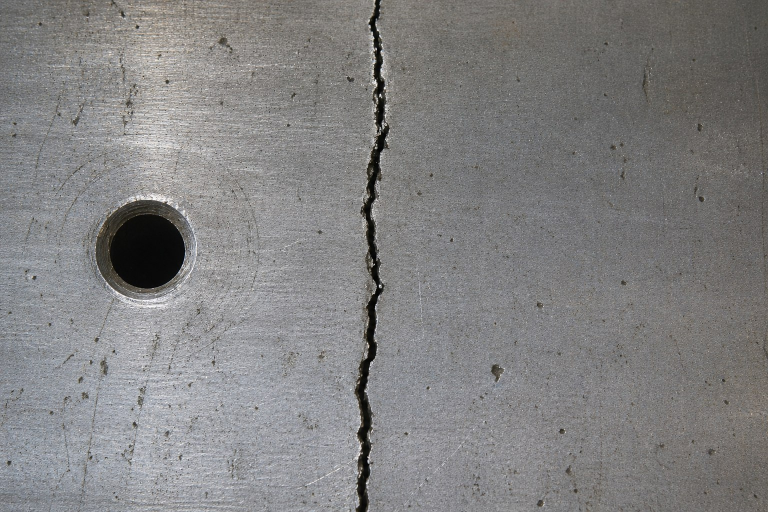
#> input picture Week 14/image8.jpg, 1536 x 1024 px, found by its file name (shown at 1/2 size)
$ jupyter execute crack_detection.ipynb
#> lines starting #> are read from the running program, lines starting #| are printed output that depends on the picture; after the words box and inside, x2 and y2 are one past the last pixel; in counts of white or black regions, pixels touching at a corner belong together
# 🔍 Industrial Crack Detection Pipeline
**Goal:** Detect only **cracks** in surface images using classical computer vision.

**Pipeline:**
`Original → Grayscale → Contrast Enhancement → Denoising → Edge Detection → Thresholding → Crack Mask → Final Result`

[cell 1]
# Install required libraries (run once)
# !pip install opencv-python-headless matplotlib numpy scikit-image

[cell 2]
import cv2
import numpy as np
import matplotlib.pyplot as plt
import matplotlib.patches as mpatches
from skimage import morphology, measure
from skimage.morphology import skeletonize
import warnings
warnings.filterwarnings('ignore')

print('✅ Libraries loaded successfully!')

## Step 1 — Load Image
Replace `image_path` with your own image. A synthetic concrete surface with a crack is generated if no image is provided.

[cell 3]
# ─── CONFIG ──────────────────────────────────────────────────────────
image_path = '/Users/macstore.uz/Week 14/image8.jpg'          # Set to your image path, e.g. 'surface.jpg'
                           # If None → synthetic demo image is generated
# ─────────────────────────────────────────────────────────────────────

# [22 lines left out: function generate_synthetic_surface, not called in this run]

if image_path:
    original = cv2.imread(image_path)
#> original is the input picture: shape (1024, 1536, 3); mean B, G, R 129.1, 129, 129.6
    if original is None:
        raise FileNotFoundError(f'Could not load image: {image_path}')
    print(f'✅ Loaded image: {image_path}  shape={original.shape}')
#| ✅ Loaded image: /Users/macstore.uz/Week 14/image8.jpg  shape=(1024, 1536, 3)
else:
    original = generate_synthetic_surface()
    print('✅ Synthetic demo surface generated  shape=', original.shape)

plt.figure(figsize=(4, 5))
plt.imshow(cv2.cvtColor(original, cv2.COLOR_BGR2RGB))
plt.title('1. Original Image', fontsize=13, fontweight='bold')
plt.axis('off')
plt.tight_layout()
plt.show()

## Steps 2–4 — Grayscale → Contrast Enhancement → Denoising

[cell 4]
# 2. Grayscale
gray = cv2.cvtColor(original, cv2.COLOR_BGR2GRAY)

# 3. Contrast Enhancement — CLAHE (better than plain histogram equalization)
clahe = cv2.createCLAHE(clipLimit=2.5, tileGridSize=(8, 8))
contrast = clahe.apply(gray)
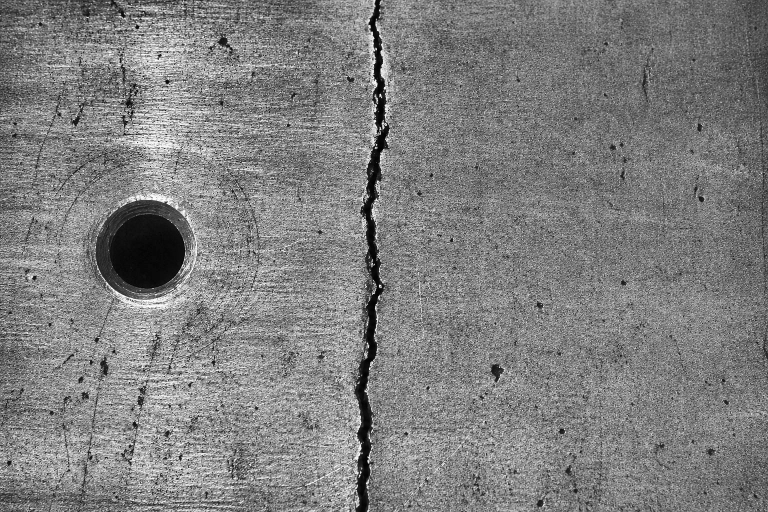
#> contrast: shape (1024, 1536) (shown at 1/2 size); min 0, max 255, mean 127.1

# 4. Denoising — Non-local means
denoised = cv2.fastNlMeansDenoising(contrast, h=7, templateWindowSize=7, searchWindowSize=21)

fig, axes = plt.subplots(1, 3, figsize=(12, 4))
titles = ['2. Grayscale', '3. Contrast Enhanced (CLAHE)', '4. Denoised']
imgs   = [gray, contrast, denoised]
for ax, img, title in zip(axes, imgs, titles):
    ax.imshow(img, cmap='gray')
    ax.set_title(title, fontsize=11, fontweight='bold')
    ax.axis('off')
#> this loop made 3 passes
#> title on passes 1 to 3: '2. Grayscale', '3. Contrast Enhanced (CLAHE)', '4. Denoised'
plt.tight_layout()
plt.show()

## Steps 5–6 — Edge Detection → Thresholding

[cell 5]
# 5. Canny Edge Detection
edges = cv2.Canny(denoised, threshold1=30, threshold2=100, apertureSize=3, L2gradient=True)
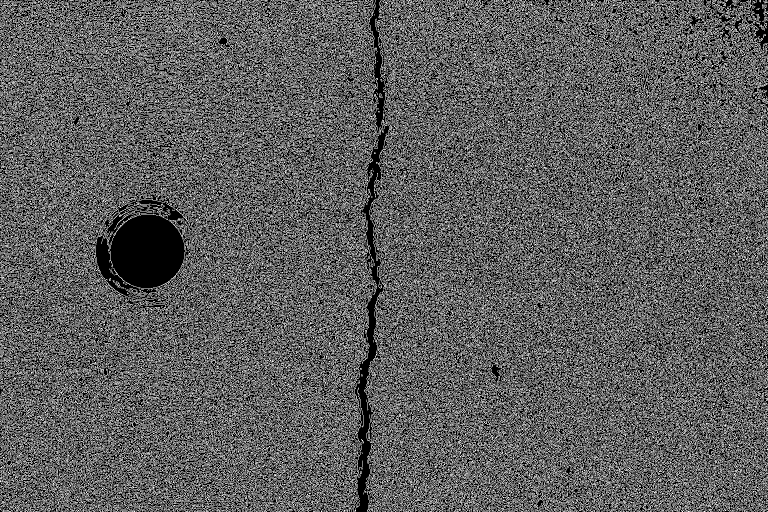
#> edges: shape (1024, 1536) (shown at 1/2 size); 36.8% white in thin lines or dots

# 6. Adaptive Thresholding (highlights dark crack pixels against lighter background)
thresh = cv2.adaptiveThreshold(
    denoised, 255,
    cv2.ADAPTIVE_THRESH_GAUSSIAN_C,
    cv2.THRESH_BINARY_INV,
    blockSize=15, C=4
)
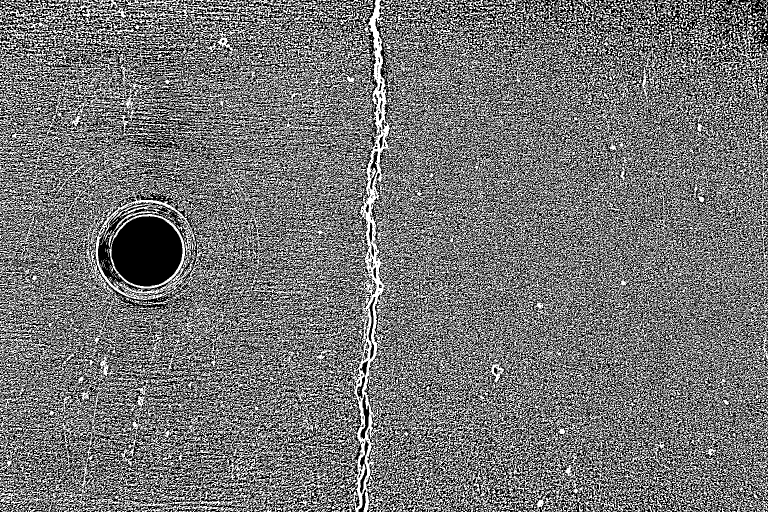
#> thresh: shape (1024, 1536) (shown at 1/2 size); 45.7% white in thin lines or dots

fig, axes = plt.subplots(1, 2, figsize=(10, 4))
axes[0].imshow(edges, cmap='gray');  axes[0].set_title('5. Edge Detection (Canny)', fontsize=11, fontweight='bold'); axes[0].axis('off')
axes[1].imshow(thresh, cmap='gray'); axes[1].set_title('6. Thresholded Image',        fontsize=11, fontweight='bold'); axes[1].axis('off')
plt.tight_layout()
plt.show()

## Step 7 — Crack Mask (Morphological Filtering)
We keep only **elongated, thin structures** (cracks) and discard blobs (holes, dust spots).

[cell 6]
# Detect the actual crack as the longest thin dark structure.
# This avoids marking surface texture/noise and keeps the final output crack-only.
blurred = cv2.GaussianBlur(denoised, (5, 5), 0)
dark_threshold = np.percentile(blurred, 10)
#> dark_threshold = 94
dark_mask = (blurred <= dark_threshold).astype(np.uint8) * 255
#> dark_mask: shape (1024, 1536); 10.4% white; 7657 white regions (6727 under 20 px), largest, box (x1, y1, x2, y2) and area: (191, 401, 379, 597) 27698, (706, 0, 780, 1024) 20542, (1406, 0, 1536, 296) 15524

# Connect the broken parts of the crack, then remove very small dots.
kernel_close = cv2.getStructuringElement(cv2.MORPH_RECT, (3, 7))
dark_mask = cv2.morphologyEx(dark_mask, cv2.MORPH_CLOSE, kernel_close, iterations=2)
#> dark_mask: shape (1024, 1536); 19.3% white; 2910 white regions (2300 under 20 px), largest, box (x1, y1, x2, y2) and area: (1223, 0, 1536, 768) 63113, (0, 0, 390, 433) 33982, (169, 401, 381, 597) 30260
dark_mask = morphology.remove_small_objects(dark_mask.astype(bool), min_size=80).astype(np.uint8) * 255
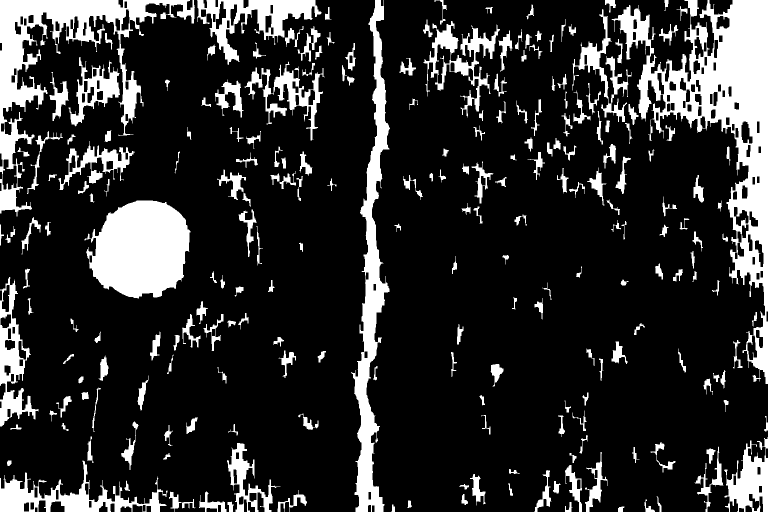
#> dark_mask: shape (1024, 1536) (shown at 1/2 size); 17.7% white; 232 white regions, largest, box (x1, y1, x2, y2) and area: (1223, 0, 1536, 768) 63113, (0, 0, 390, 433) 33966, (169, 401, 381, 597) 30260

labels = measure.label(dark_mask > 0)
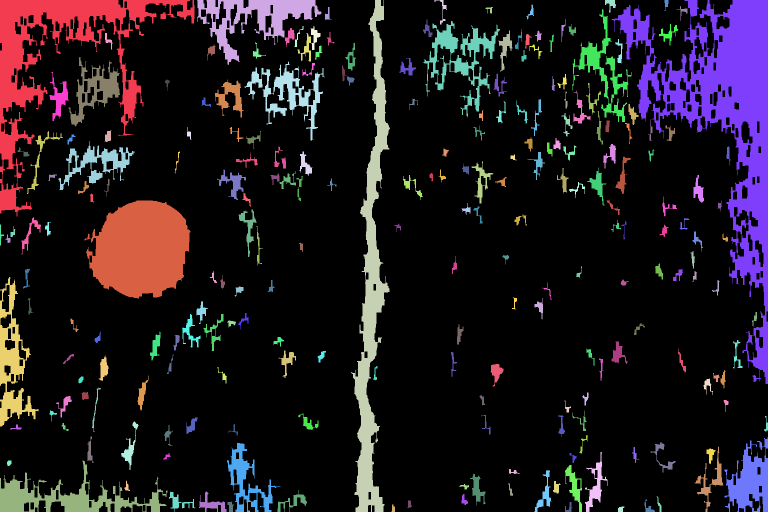
#> labels: shape (1024, 1536) int32 (shown at 1/2 size); 233 distinct labels, from 0 to 232; one colour per label, 0 black
crack_mask = np.zeros_like(dark_mask, dtype=np.uint8)
height, width = dark_mask.shape
image_area = height * width

best_label = None
best_score = 0

for region in measure.regionprops(labels):
    minr, minc, maxr, maxc = region.bbox
    bbox_h = maxr - minr
    bbox_w = maxc - minc
    bbox_area = bbox_h * bbox_w

    if region.area < 80 or region.minor_axis_length == 0:
        continue

    aspect_ratio = region.major_axis_length / max(region.minor_axis_length, 1e-6)
    bbox_long_side = max(bbox_h, bbox_w)
    bbox_short_side = max(min(bbox_h, bbox_w), 1)
    bbox_ratio = bbox_long_side / bbox_short_side

    is_long_thin_dark_crack = (
        region.eccentricity > 0.92 and
        aspect_ratio > 3.0 and
        bbox_ratio > 4.0 and
        bbox_long_side > min(height, width) * 0.25 and
        bbox_area < image_area * 0.12
    )

    if is_long_thin_dark_crack:
        score = region.major_axis_length * aspect_ratio * (1.0 - min(region.solidity, 0.95))
        if score > best_score:
            best_score = score
            best_label = region.label
#> this loop made 232 passes
#> (minr, minc, maxr, maxc, bbox_h, bbox_w, bbox_area, aspect_ratio) on pass 3: (0, 702, 1024, 780, 1024, 78, 79872, 25.62)

# If the strict detector misses, fall back to the previous edge/threshold logic.
if best_label is not None:
    crack_mask[labels == best_label] = 255
else:
    combined = cv2.bitwise_or(thresh, edges)
    closed = cv2.morphologyEx(combined, cv2.MORPH_CLOSE, cv2.getStructuringElement(cv2.MORPH_RECT, (3, 3)), iterations=2)
    cleaned = morphology.remove_small_objects(closed.astype(bool), min_size=35).astype(np.uint8) * 255
    labels = measure.label(cleaned > 0)

    for region in measure.regionprops(labels):
        if region.area < 35 or region.minor_axis_length == 0:
            continue
        aspect_ratio = region.major_axis_length / max(region.minor_axis_length, 1e-6)
        if aspect_ratio > 3.0 and region.eccentricity > 0.90 and region.solidity < 0.90:
            crack_mask[labels == region.label] = 255

# Convert detected crack area into a centerline, then dilate it only for visibility.
# This makes the final output a RED LINE instead of a filled red blob.
crack_skeleton = skeletonize(crack_mask > 0).astype(np.uint8) * 255
line_kernel = cv2.getStructuringElement(cv2.MORPH_ELLIPSE, (5, 5))
crack_line = cv2.dilate(crack_skeleton, line_kernel, iterations=1)

plt.figure(figsize=(4, 5))
plt.imshow(crack_line, cmap='gray')
plt.title('7. Crack Line Only', fontsize=13, fontweight='bold')
plt.axis('off')
plt.tight_layout()
plt.show()
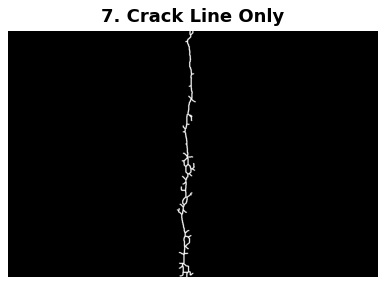
#> figure drawn by matplotlib, 1 panel

crack_pixel_count = np.sum(crack_line > 0)
print(f'Crack line pixels detected: {crack_pixel_count}')

## Step 8 — Final Result: Crack Highlighted

[cell 7]
# Draw ONLY the crack centerline in red on top of the original image
result = original.copy()
result[crack_line > 0] = [0, 0, 255]   # BGR red
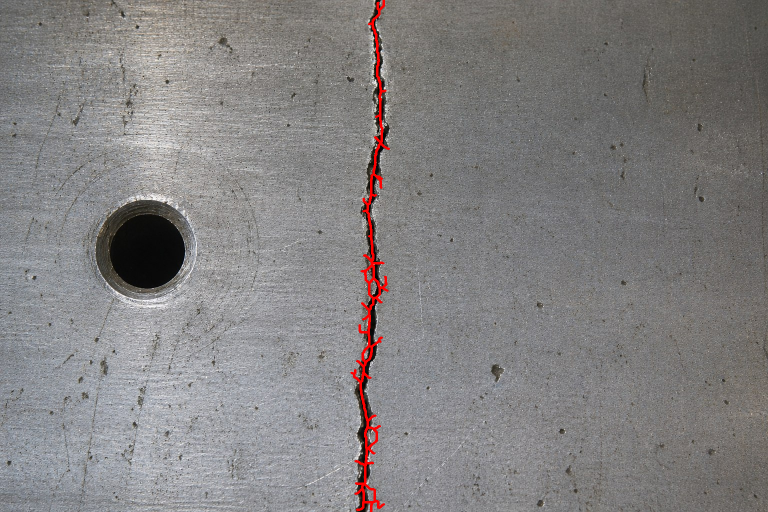
#> result: shape (1024, 1536, 3) (shown at 1/2 size); 0.61% of pixels changed, all inside (x1, y1, x2, y2) = (701, 0, 780, 1024)

# Find connected crack lines for annotation
labels_final = measure.label(crack_skeleton > 0)
regions_final = [region for region in measure.regionprops(labels_final) if region.area > 10]
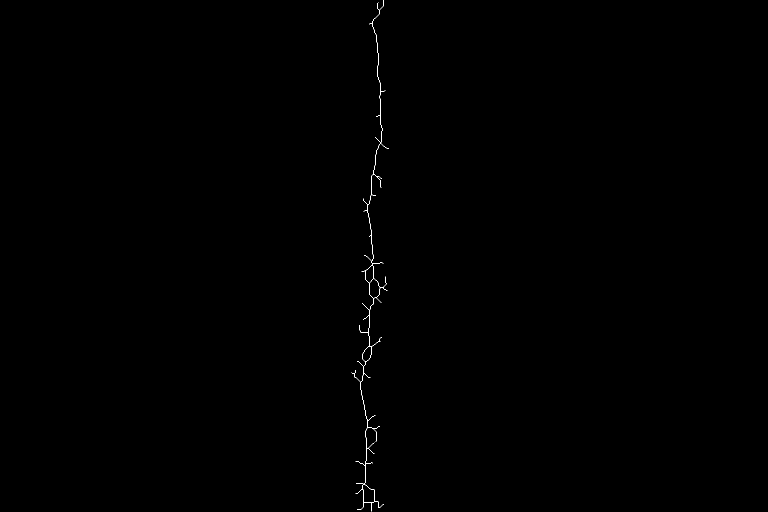
#> labels_final: shape (1024, 1536) int32 (shown at 1/2 size); values 0 (black) and 1 (white), 0.11% white in thin lines or dots, all inside (x1, y1, x2, y2) = (703, 0, 778, 1023)

fig, axes = plt.subplots(1, 2, figsize=(11, 5.5))
fig.suptitle('Industrial Crack Detection — Final Result', fontsize=14, fontweight='bold', y=1.02)

# Left: original
axes[0].imshow(cv2.cvtColor(original, cv2.COLOR_BGR2RGB))
axes[0].set_title('Original Image', fontsize=11)
axes[0].axis('off')

# Right: original + red crack line only
axes[1].imshow(cv2.cvtColor(result, cv2.COLOR_BGR2RGB))
axes[1].set_title('Crack Detected - Red Line', fontsize=11, color='red', fontweight='bold')
axes[1].axis('off')

# Draw bounding box around each crack line region
for i, region in enumerate(regions_final, 1):
    minr, minc, maxr, maxc = region.bbox
    rect = plt.Rectangle(
        (minc, minr), maxc - minc, maxr - minr,
        linewidth=1.5, edgecolor='yellow', facecolor='none', linestyle='--'
    )
    axes[1].add_patch(rect)
    axes[1].annotate(
        f'Crack #{i}',
        xy=(minc, minr), xytext=(minc + 5, max(minr - 10, 10)),
        fontsize=8, color='yellow',
        arrowprops=dict(arrowstyle='->', color='yellow', lw=1)
    )
#> this loop made 1 pass
#> i on pass 1: 1

# Legend
crack_patch = mpatches.Patch(color='red', label='Crack red line')
axes[1].legend(handles=[crack_patch], loc='lower right', fontsize=9,
               facecolor='black', labelcolor='white', framealpha=0.7)

plt.tight_layout()
plt.savefig('crack_detection_result.png', dpi=150, bbox_inches='tight')
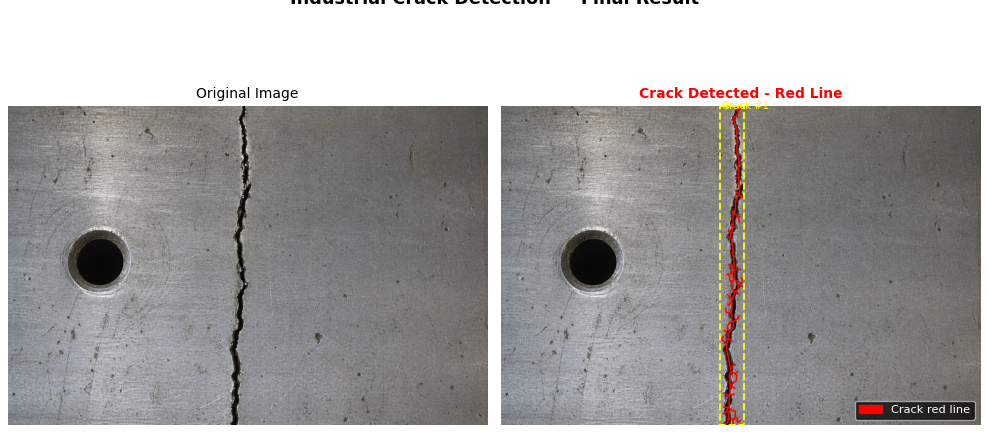
#> figure drawn by matplotlib, 2 panels
plt.show()
print(f'✅ Crack regions found: {len(regions_final)}')
#| ✅ Crack regions found: 1
print(f'✅ Total crack line pixels : {crack_pixel_count}')
print('✅ Result saved to crack_detection_result.png')

## Full 8-Panel Pipeline Summary

[cell 8]
panels = [
    (cv2.cvtColor(original, cv2.COLOR_BGR2RGB), '1. Original',             'gray'),
    (gray,                                       '2. Grayscale',            'gray'),
    (contrast,                                   '3. Contrast (CLAHE)',     'gray'),
    (denoised,                                   '4. Denoised',             'gray'),
    (edges,                                      '5. Edge Detection',       'gray'),
    (thresh,                                     '6. Thresholded',          'gray'),
    (crack_line,                                 '7. Crack Red-Line Mask',  'gray'),
    (cv2.cvtColor(result, cv2.COLOR_BGR2RGB),    '8. Final (Red Line)',     None),
]

fig, axes = plt.subplots(2, 4, figsize=(16, 8))
fig.suptitle('Crack Detection — Full Pipeline', fontsize=15, fontweight='bold')

for ax, (img, title, cmap) in zip(axes.flat, panels):
    ax.imshow(img, cmap=cmap)
    color = 'red' if '8.' in title else 'black'
    ax.set_title(title, fontsize=10, fontweight='bold', color=color)
    ax.axis('off')
#> this loop made 8 passes
#> (title, cmap) on passes 1 to 8: ('1. Original', 'gray'), ('2. Grayscale', 'gray'), ('3. Contrast (CLAHE)', 'gray'), ('4. Denoised', 'gray'), ('5. Edge Detection', 'gray'), ('6. Thresholded', 'gray'), ('7. Crack Red-Line Mask', 'gray'), ('8. Final (Red Line)', None)

plt.tight_layout()
plt.savefig('crack_detection_pipeline.png', dpi=150, bbox_inches='tight')
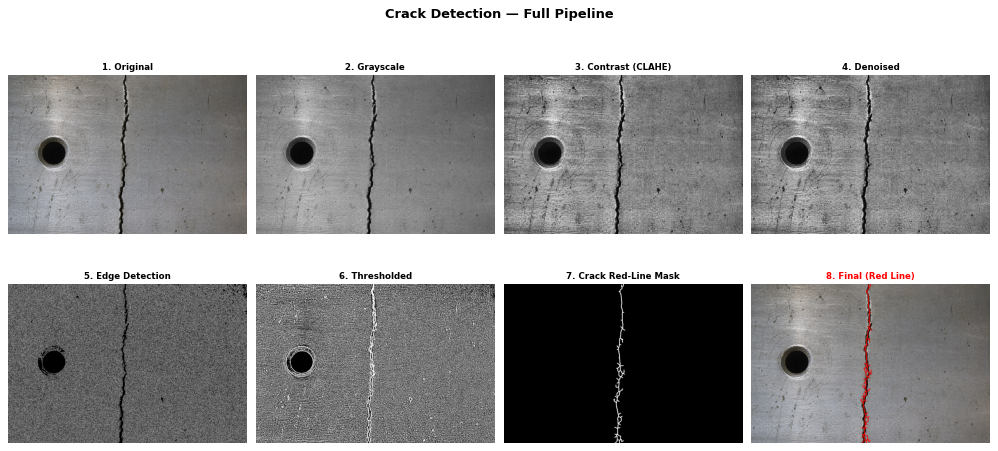
#> figure drawn by matplotlib, 8 panels
plt.show()
print('✅ Pipeline summary saved to crack_detection_pipeline.png')
